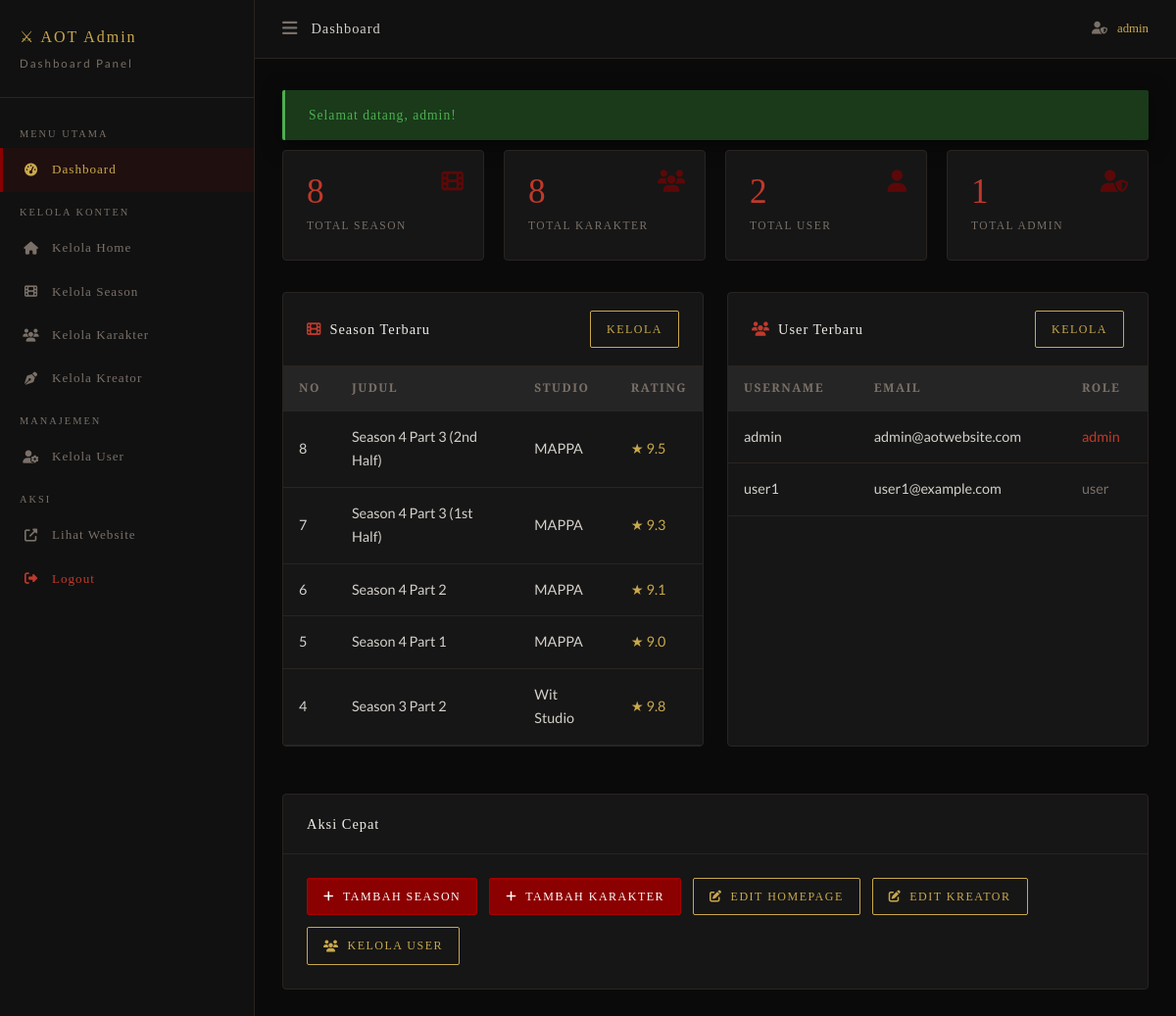
/admin/index.php (signed in), run on the app's committed database.
### tables this page shows
CREATE TABLE IF NOT EXISTS users (
    id INT AUTO_INCREMENT PRIMARY KEY,
    username VARCHAR(50) NOT NULL UNIQUE,
    email VARCHAR(100) NOT NULL UNIQUE,
    password VARCHAR(255) NOT NULL,
    role ENUM('admin','user') NOT NULL DEFAULT 'user',
    created_at TIMESTAMP DEFAULT CURRENT_TIMESTAMP
);

CREATE TABLE IF NOT EXISTS seasons (
    id INT AUTO_INCREMENT PRIMARY KEY,
    title VARCHAR(200) NOT NULL,
    season_number INT NOT NULL,
    description TEXT,
    synopsis TEXT,
    characters_featured TEXT,
    key_events TEXT,
    image VARCHAR(255),
    release_year INT,
    rating DECIMAL(3,1),
    studio VARCHAR(100),
    episode_count INT,
    created_at TIMESTAMP DEFAULT CURRENT_TIMESTAMP
);

### admin/index.php (the view)
<?php
$pageTitle  = 'Dashboard';
$activePage = 'dashboard';
require_once __DIR__ . '/includes/header.php';
$db              = getDB();
$totalSeasons    = $db->query("SELECT COUNT(*) FROM seasons")->fetchColumn();
$totalChars      = $db->query("SELECT COUNT(*) FROM characters")->fetchColumn();
$totalUsers      = $db->query("SELECT COUNT(*) FROM users")->fetchColumn();
$totalAdmins     = $db->query("SELECT COUNT(*) FROM users WHERE role='admin'")->fetchColumn();
$recentUsers     = $db->query("SELECT * FROM users ORDER BY created_at DESC LIMIT 5")->fetchAll();
$recentSeasons   = $db->query("SELECT * FROM seasons ORDER BY season_number DESC LIMIT 5")->fetchAll();
?>
<div class="admin-stats">
    <div class="admin-stat-card">
        <i class="fas fa-film stat-card-icon"></i>
        <div class="stat-card-num"><?= $totalSeasons ?></div>
        <div class="stat-card-label">Total Season</div>
    </div>
    <div class="admin-stat-card">
        <i class="fas fa-users stat-card-icon"></i>
        <div class="stat-card-num"><?= $totalChars ?></div>
        <div class="stat-card-label">Total Karakter</div>
    </div>
    <div class="admin-stat-card">
        <i class="fas fa-user stat-card-icon"></i>
        <div class="stat-card-num"><?= $totalUsers ?></div>
        <div class="stat-card-label">Total User</div>
    </div>
    <div class="admin-stat-card">
        <i class="fas fa-user-shield stat-card-icon"></i>
        <div class="stat-card-num"><?= $totalAdmins ?></div>
        <div class="stat-card-label">Total Admin</div>
    </div>
</div>
<div style="display:grid;grid-template-columns:1fr 1fr;gap:24px">
    <div class="admin-card">
        <div class="admin-card-header">
            <span class="admin-card-title"><i class="fas fa-film" style="margin-right:8px;color:var(--maroon-3)"></i>Season Terbaru</span>
            <a href="seasons.php" class="btn btn-sm btn-gold">Kelola</a>
        </div>
        <div class="table-wrap">
            <table class="data-table">
                <thead><tr><th>No</th><th>Judul</th><th>Studio</th><th>Rating</th></tr></thead>
                <tbody>
                <?php foreach ($recentSeasons as $s): ?>
                <tr>
                    <td><?= $s['season_number'] ?></td>
                    <td><?= e($s['title']) ?></td>
                    <td><?= e($s['studio']) ?></td>
                    <td style="color:var(--gold)">★ <?= $s['rating'] ?></td>
                </tr>
                <?php endforeach; ?>
                </tbody>
            </table>
        </div>
    </div>
    <div class="admin-card">
        <div class="admin-card-header">
            <span class="admin-card-title"><i class="fas fa-users" style="margin-right:8px;color:var(--maroon-3)"></i>User Terbaru</span>
            <a href="users.php" class="btn btn-sm btn-gold">Kelola</a>
        </div>
        <div class="table-wrap">
            <table class="data-table">
                <thead><tr><th>Username</th><th>Email</th><th>Role</th></tr></thead>
                <tbody>
                <?php foreach ($recentUsers as $u): ?>
                <tr>
                    <td><?= e($u['username']) ?></td>
                    <td><?= e($u['email']) ?></td>
                    <td><span style="color:<?= $u['role']==='admin'?'var(--maroon-3)':'var(--text-muted)' ?>"><?= e($u['role']) ?></span></td>
                </tr>
                <?php endforeach; ?>
                </tbody>
            </table>
        </div>
    </div>
</div>
<div class="admin-card" style="margin-top:24px">
    <div class="admin-card-header">
        <span class="admin-card-title">Aksi Cepat</span>
    </div>
    <div class="admin-card-body" style="display:flex;gap:12px;flex-wrap:wrap">
        <a href="seasons.php?action=add" class="btn btn-primary btn-sm"><i class="fas fa-plus"></i> Tambah Season</a>
        <a href="characters.php?action=add" class="btn btn-primary btn-sm"><i class="fas fa-plus"></i> Tambah Karakter</a>
        <a href="homepage.php" class="btn btn-gold btn-sm"><i class="fas fa-edit"></i> Edit Homepage</a>
        <a href="creator.php" class="btn btn-gold btn-sm"><i class="fas fa-edit"></i> Edit Kreator</a>
        <a href="users.php" class="btn btn-gold btn-sm"><i class="fas fa-users"></i> Kelola User</a>
    </div>
</div>
<?php require_once __DIR__ . '/includes/footer.php'; ?>

### admin/includes/header.php (shortened to what this page needs)
<?php
$currentUser = getCurrentUser();
?>
<!DOCTYPE html>
<html lang="id">
<head>
    <link rel="stylesheet" href="https://cdnjs.cloudflare.com/ajax/libs/font-awesome/6.5.0/css/all.min.css">
    <link rel="stylesheet" href="<?= SITE_URL ?>/assets/css/style.css">
    <link rel="stylesheet" href="<?= SITE_URL ?>/assets/css/admin.css">
</head>
<body class="admin-body">
<aside class="admin-sidebar" id="adminSidebar">
    <div class="sidebar-brand">
        ⚔ AOT Admin
        <small>Dashboard Panel</small>
    </div>
    <nav class="sidebar-nav">
        <div class="sidebar-section">Menu Utama</div>
        <a href="<?= SITE_URL ?>/admin/index.php" class="sidebar-link <?= ($activePage??'')==='dashboard'?'active':'' ?>">
            <i class="fas fa-tachometer-alt"></i> Dashboard
        </a>
        <div class="sidebar-section">Kelola Konten</div>
        <a href="<?= SITE_URL ?>/admin/homepage.php" class="sidebar-link <?= ($activePage??'')==='homepage'?'active':'' ?>">
            <i class="fas fa-home"></i> Kelola Home
        </a>
        <a href="<?= SITE_URL ?>/admin/seasons.php" class="sidebar-link <?= ($activePage??'')==='seasons'?'active':'' ?>">
            <i class="fas fa-film"></i> Kelola Season
        </a>
        <a href="<?= SITE_URL ?>/admin/characters.php" class="sidebar-link <?= ($activePage??'')==='characters'?'active':'' ?>">
            <i class="fas fa-users"></i> Kelola Karakter
        </a>
        <a href="<?= SITE_URL ?>/admin/creator.php" class="sidebar-link <?= ($activePage??'')==='creator'?'active':'' ?>">
            <i class="fas fa-pen-nib"></i> Kelola Kreator
        </a>
        <div class="sidebar-section">Manajemen</div>
        <a href="<?= SITE_URL ?>/admin/users.php" class="sidebar-link <?= ($activePage??'')==='users'?'active':'' ?>">
            <i class="fas fa-user-cog"></i> Kelola User
        </a>
        <div class="sidebar-section">Aksi</div>
        <a href="<?= SITE_URL ?>/index.php" class="sidebar-link" target="_blank">
            <i class="fas fa-external-link-alt"></i> Lihat Website
        </a>
        <a href="<?= SITE_URL ?>/logout.php" class="sidebar-link danger">
            <i class="fas fa-sign-out-alt"></i> Logout
        </a>
    </nav>
</aside>
<main class="admin-main">
    <header class="admin-header">
        <div style="display:flex;align-items:center;gap:14px">
            <button onclick="toggleSidebar()" style="background:none;border:none;color:var(--text-muted);font-size:1.1rem;cursor:pointer" id="sidebarToggle">
                <i class="fas fa-bars"></i>
            </button>
            <span class="admin-header-title"><?= e($pageTitle ?? 'Dashboard') ?></span>
        </div>
        <div class="admin-header-user">
            <i class="fas fa-user-shield"></i>
            <span><?= e($currentUser['username'] ?? 'Admin') ?></span>
        </div>
    </header>
    <div class="admin-content">

### assets/css/style.css (style rules this page uses)
:root { --black: #0a0a0a; --dark: #111111; --dark-card: #161616; --dark-2: #1e1e1e; --dark-3: #252525; --maroon: #8b0000; --maroon-2: #a50000; --maroon-3: #c0392b; --red: #e74c3c; --gold: #c9a84c; --gold-light: #e8c76a; --text: #d4cfc9; --text-light: #f0ece6; --text-muted: #7a7068; --border: #2a2420; --nav-h: 70px; --font-display: 'Cinzel Decorative', serif; --font-heading: 'Cinzel', serif; --font-body: 'Lato', sans-serif; --shadow-red: 0 0 30px rgba(139,0,0,0.4); --shadow-gold: 0 0 20px rgba(201,168,76,0.3); --transition: all 0.3s ease; }
*, *::before, *::after { box-sizing: border-box; margin: 0; padding: 0; }
html { scroll-behavior: smooth; font-size: 16px; }
body { background: var(--black); color: var(--text); font-family: var(--font-body); line-height: 1.7; overflow-x: hidden; }
a { color: var(--gold); text-decoration: none; transition: var(--transition); }
.btn { display: inline-flex; align-items: center; gap: 8px; padding: 12px 28px; border: none; border-radius: 2px; font-family: var(--font-heading); font-size: 0.85rem; letter-spacing: 1.5px; text-transform: uppercase; cursor: pointer; transition: var(--transition); }
.btn-primary { background: var(--maroon); color: #fff; border: 1px solid var(--maroon-2); }
.btn-gold { background: transparent; color: var(--gold); border: 1px solid var(--gold); }
.btn-sm { padding: 8px 16px; font-size: 0.75rem; }
.data-table { width: 100%; border-collapse: collapse; }
.data-table th { background: var(--dark-3); font-family: var(--font-heading); font-size: 0.75rem; letter-spacing: 1.5px; text-transform: uppercase; color: var(--text-muted); padding: 12px 16px; text-align: left; border-bottom: 1px solid var(--border); }
.data-table td { padding: 14px 16px; border-bottom: 1px solid var(--border); font-size: 0.9rem; vertical-align: middle; }

### data on the page
users: username "admin", email "admin@aotwebsite.com", role "admin"
seasons: season_number "8", title "Season 4 Part 3 (2nd Half)", studio "MAPPA", rating "9.5"
seasons: season_number "7", title "Season 4 Part 3 (1st Half)", studio "MAPPA", rating "9.3"
seasons: season_number "6", title "Season 4 Part 2", studio "MAPPA", rating "9.1"
seasons: season_number "5", title "Season 4 Part 1", studio "MAPPA", rating "9.0"
seasons: season_number "4", title "Season 3 Part 2", studio "Wit Studio", rating "9.8"
users: username "user1", email "user1@example.com", role "user"

### other printed values
$pageTitle "Dashboard"
$flash['message'] "Selamat datang, admin!"
$totalSeasons "8"
$totalChars "8"
$totalUsers "2"
$totalAdmins "1"
